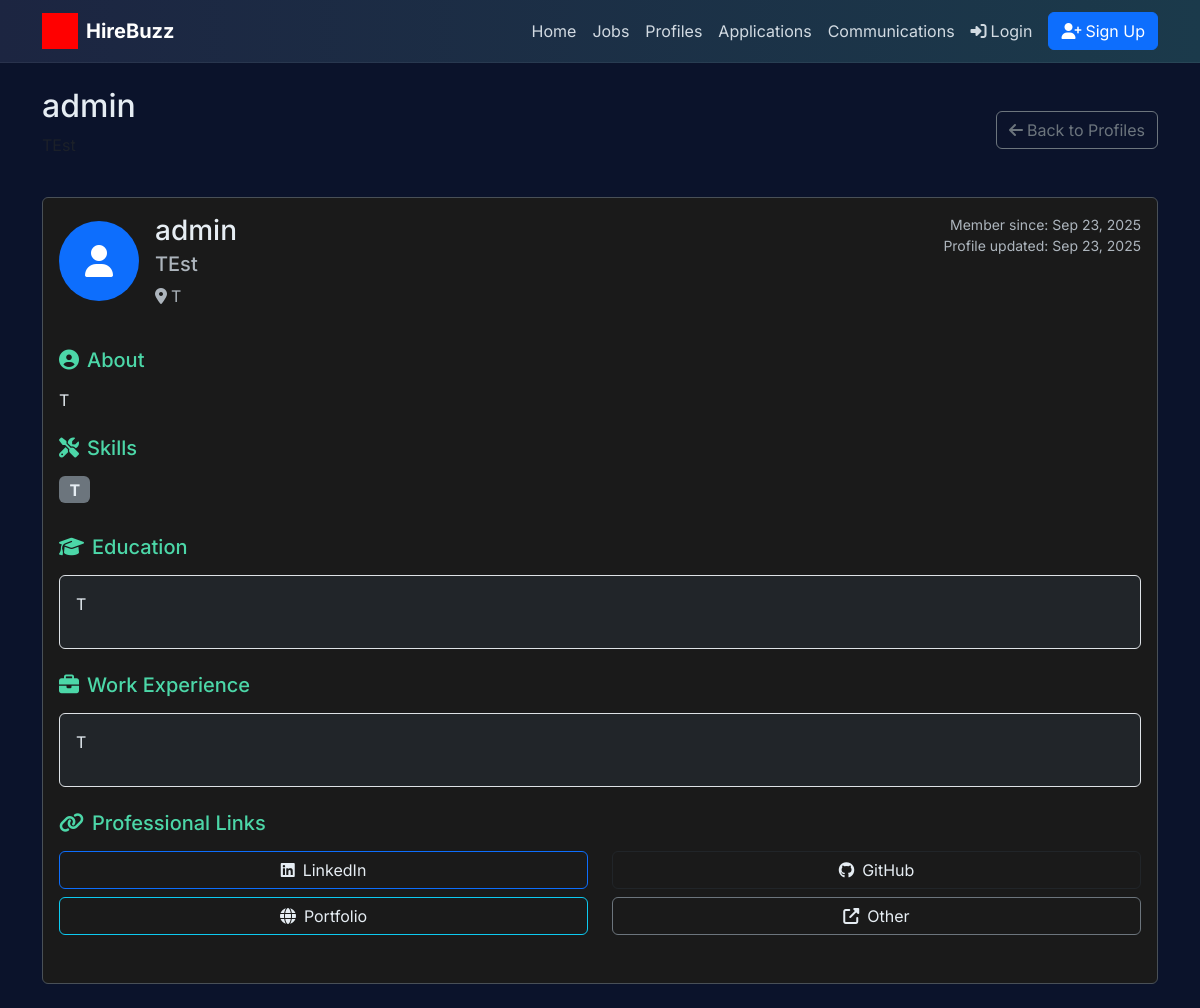
Page /profiles/view/1/ on the committed database.
### profiles/models.py (models this page shows, shortened)
class Profile(models.Model):
    user = models.OneToOneField(User, on_delete=models.CASCADE, related_name='profile')
    headline = models.CharField(
        max_length=200,
        help_text="A brief professional headline (e.g., 'Senior Software Engineer')"
    )
    bio = models.TextField(
        max_length=1000,
        blank=True,
        help_text="A brief description about yourself and your career goals"
    )
    location = models.CharField(max_length=100, blank=True)
    phone = models.CharField(
        max_length=20,
        blank=True,
        validators=[RegexValidator(r'^\d{10}$', 'Enter a valid 10-digit US phone number.')]
    )
    skills = models.TextField(
        help_text="List your key skills separated by commas (e.g., Python, Django, React, SQL)"
    )
    education = models.TextField(
        help_text="List your educational background (e.g., 'BS Computer Science - Georgia Tech, 2023')"
    )
    work_experience = models.TextField(
        help_text="Describe your work experience, including company names, positions, and key achievements"
    )
    linkedin_url = models.URLField(
        blank=True,
        validators=[URLValidator()],
        help_text="Your LinkedIn profile URL"
    )
    github_url = models.URLField(
        blank=True,
        validators=[URLValidator()],
        help_text="Your GitHub profile URL"
    )
    portfolio_url = models.URLField(
        blank=True,
        validators=[URLValidator()],
        help_text="Your portfolio or personal website URL"
    )
    other_url = models.URLField(
        blank=True,
        validators=[URLValidator()],
        help_text="Any other relevant URL (e.g., personal blog, Stack Overflow)"
    )
    is_public = models.BooleanField(
        default=True,
        help_text="Allow recruiters to find and view your profile."
    )
    show_bio = models.BooleanField(
        default=True,
        help_text="Display your bio on your public profile."
    )
    show_location = models.BooleanField(
        default=True,
        help_text="Display your location on your public profile."
    )
    show_phone = models.BooleanField(
        default=False,
        help_text="Display your phone number so recruiters can contact you directly."
    )
    show_education = models.BooleanField(
        default=True,
        help_text="Display your education history on your public profile."
    )
    show_work_experience = models.BooleanField(
        default=True,
        help_text="Display your work experience on your public profile."
    )
    show_links = models.BooleanField(
        default=True,
        help_text="Display your professional links to recruiters."
    )
    created_at = models.DateTimeField(auto_now_add=True)
    updated_at = models.DateTimeField(auto_now=True)
    class Meta:
        ordering = ['-updated_at']
    def get_skills_list(self):
        return [skill.strip() for skill in self.skills.split(',') if skill.strip()]
    def has_links(self):
        return any([self.linkedin_url, self.github_url, self.portfolio_url, self.other_url])
    def has_public_links(self):
        return self.show_links and self.has_links()

### profiles/views.py (the view)
# urls.py: path('view/<int:user_id>/', views.view_profile, name='view'),
def view_profile(request, user_id):
    user = get_object_or_404(User, id=user_id)
    try:
        profile = user.profile
    except Profile.DoesNotExist:
        messages.error(request, 'This user does not have a public profile.')
        return redirect('profiles:index')
    is_owner = request.user.is_authenticated and request.user == user
    if not profile.is_public and not is_owner and not request.user.is_staff:
        messages.warning(request, 'This profile is currently set to private.')
        return redirect('profiles:index')
    context = {
        'profile': profile,
        'profile_user': user,
        'is_owner': is_owner,
        'template_data': {'title': f'{user.get_full_name() or user.username} - Profile - HireBuzz'}
    }
    return render(request, 'profiles/view_profile.html', context)

### profiles/templates/profiles/view_profile.html (shortened to what this page needs)
{% extends 'base.html' %}
{% block content %}
<div class="container">
  <div class="row">
    <div class="col-12">
      <div class="d-flex justify-content-between align-items-center mb-4">
        <div>
          <h2 class="mb-2">{{ profile_user.get_full_name|default:profile_user.username }}</h2>
          <p class="text-muted">{{ profile.headline }}</p>
        </div>
        <div>
          <a href="{% url 'profiles:index' %}" class="btn btn-outline-secondary">
            <i class="fas fa-arrow-left me-1"></i>Back to Profiles
          </a>
        </div>
      </div>
      <div class="card bg-dark border-secondary profile-card">
        <div class="card-body text-light">
          <div class="row mb-4">
            <div class="col-md-8">
              <div class="d-flex align-items-center mb-3">
                <div class="bg-primary rounded-circle d-flex align-items-center justify-content-center me-3" style="width: 80px; height: 80px;">
                  <i class="fas fa-user fa-2x text-white"></i>
                </div>
                <div>
                  <h3 class="mb-1 text-light">{{ profile_user.get_full_name|default:profile_user.username }}</h3>
                  <h5 class="text-muted mb-2">{{ profile.headline }}</h5>
                  {% if profile.location and profile.show_location %}
                    <p class="text-muted mb-0">
                      <i class="fas fa-map-marker-alt me-1"></i>{{ profile.location }}
                    </p>
                  {% endif %}
                </div>
              </div>
            </div>
            <div class="col-md-4 text-md-end">
              <div class="text-muted small">
                <div>Member since: {{ profile_user.date_joined|date:"M d, Y" }}</div>
                <div>Profile updated: {{ profile.updated_at|date:"M d, Y" }}</div>
              </div>
            </div>
          </div>
          {% if profile.bio and profile.show_bio %}
            <div class="mb-4">
              <h5 class="text-primary mb-3">
                <i class="fas fa-user-circle me-2"></i>About
              </h5>
              <p class="mb-0 text-light">{{ profile.bio|linebreaks }}</p>
            </div>
          {% endif %}
          <div class="mb-4">
            <h5 class="text-primary mb-3">
              <i class="fas fa-tools me-2"></i>Skills
            </h5>
            <div class="d-flex flex-wrap">
              {% for skill in profile.get_skills_list %}
                <span class="badge bg-secondary me-2 mb-2 fs-6">{{ skill }}</span>
              {% endfor %}
            </div>
          </div>
          {% if profile.show_education %}
          <div class="mb-4">
            <h5 class="text-primary mb-3">
              <i class="fas fa-graduation-cap me-2"></i>Education
            </h5>
            <div class="bg-dark border rounded p-3">
              <p class="mb-0 text-light">{{ profile.education|linebreaks }}</p>
            </div>
          </div>
          {% endif %}
          {% if profile.show_work_experience %}
          <div class="mb-4">
            <h5 class="text-primary mb-3">
              <i class="fas fa-briefcase me-2"></i>Work Experience
            </h5>
            <div class="bg-dark border rounded p-3">
              <p class="mb-0 text-light">{{ profile.work_experience|linebreaks }}</p>
            </div>
          </div>
          {% endif %}
          {% if profile.has_public_links %}
            <div class="mb-4">
              <h5 class="text-primary mb-3">
                <i class="fas fa-link me-2"></i>Professional Links
              </h5>
              <div class="row">
                {% if profile.linkedin_url %}
                  <div class="col-md-6 mb-2">
                    <a href="{{ profile.linkedin_url }}" target="_blank" class="btn btn-outline-primary w-100">
                      <i class="fab fa-linkedin me-2"></i>LinkedIn
                    </a>
                  </div>
                {% endif %}
                {% if profile.github_url %}
                  <div class="col-md-6 mb-2">
                    <a href="{{ profile.github_url }}" target="_blank" class="btn btn-outline-dark w-100">
                      <i class="fab fa-github me-2"></i>GitHub
                    </a>
                  </div>
                {% endif %}
                {% if profile.portfolio_url %}
                  <div class="col-md-6 mb-2">
                    <a href="{{ profile.portfolio_url }}" target="_blank" class="btn btn-outline-info w-100">
                      <i class="fas fa-globe me-2"></i>Portfolio
                    </a>
                  </div>
                {% endif %}
                {% if profile.other_url %}
                  <div class="col-md-6 mb-2">
                    <a href="{{ profile.other_url }}" target="_blank" class="btn btn-outline-secondary w-100">
                      <i class="fas fa-external-link-alt me-2"></i>Other
                    </a>
                  </div>
                {% endif %}
              </div>
            </div>
          {% endif %}
        </div>
      </div>
    </div>
  </div>
</div>
{% endblock content %}

### hirebuzz/static/css/style.css (style rules this page uses)
.hb-body { font-family: "Inter", "DM Sans", system-ui, -apple-system, Segoe UI, Roboto, Arial, sans-serif; background: #0b132b; color: #e6edf3; }
.bg-dark .text-muted { color: #adb5bd !important; }
.bg-dark .card-body { color: #e6edf3 !important; }
.bg-dark .text-light { color: #e6edf3 !important; }
.card.bg-dark * { color: inherit; }
.card.bg-dark .text-muted { color: #adb5bd !important; }
.card.bg-dark .text-primary { color: #4cd7a8 !important; }
.text-light { color: #e6edf3 !important; }
.profile-card .text-light { color: #e6edf3 !important; }
.card.bg-dark, .card.profile-card { color: #e6edf3 !important; }
.card.bg-dark *, .card.profile-card * { color: inherit; }
.card.bg-dark .text-muted, .card.profile-card .text-muted { color: #adb5bd !important; }
.profile-card { background-color: #1a1a1a !important; border: 1px solid #495057 !important; }
.profile-card .card-body { color: #e6edf3 !important; }
.profile-card .text-muted { color: #adb5bd !important; }
.profile-card .text-primary { color: #4cd7a8 !important; }

### rows in the picture
Profile: headline "TEst", location "T", updated_at "Sep 23, 2025", bio "T", education "T", work_experience "T"

### other values in the picture
{{ profile_user.get_full_name|default:profile_user.username }} "admin"
{{ profile_user.date_joined|date:"M d, Y" }} "Sep 23, 2025"
{{ skill }} "T"
